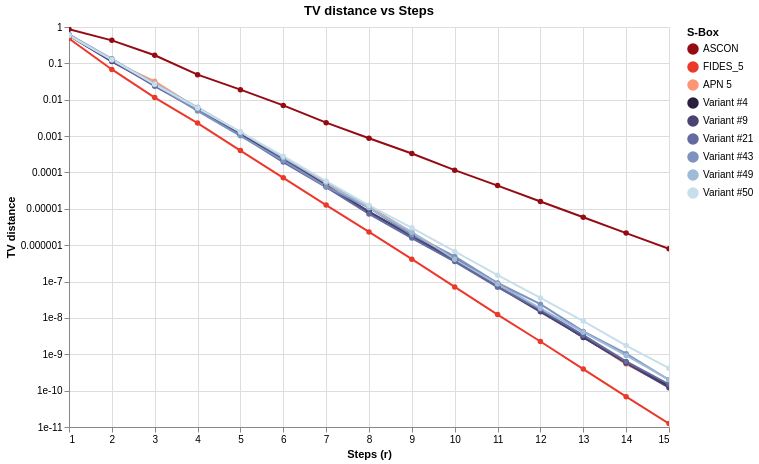

The notebook cell this image was saved under:
### Code cell
chart_tv = compare_tv_distance_altair(
    specs,
    r_values=list(range(1,16)),
    log_scale=True,
    detail=False
)
chart_tv

### Figure 1 — Vega-Lite specification as saved in the notebook (floating-point values rounded to 4 significant figures; data arrays with more than 128 entries replaced by an {"elided": "..."} marker saying what was removed)
{"config": {"view": {"continuousWidth": 300, "continuousHeight": 300}}, "data": {"name": "data-e62fe409e68fa0b50261928997186a60"}, "mark": {"type": "line", "point": true}, "encoding": {"color": {"field": "S-Box", "legend": {"title": "S-Box"}, "scale": {"domain": ["ASCON", "FIDES_5", "APN 5", "Variant #4", "Variant #9", "Variant #21", "Variant #43", "Variant #49", "Variant #50"], "range": ["#940b13", "#ec382b", "#fc9576", "#2b1f3e", "#494373", "#636a9f", "#7d92bf", "#9ebbd7", "#c7dfeb"]}, "type": "nominal"}, "tooltip": [{"field": "r", "type": "quantitative"}, {"field": "S-Box", "type": "nominal"}, {"field": "TV distance", "type": "quantitative"}], "x": {"field": "r", "title": "Steps (r)", "type": "quantitative"}, "y": {"field": "TV distance", "scale": {"type": "log"}, "title": "TV distance", "type": "quantitative"}}, "height": 400, "params": [{"name": "param_13", "select": {"type": "interval", "encodings": ["x", "y"]}, "bind": "scales"}], "title": "TV distance vs Steps", "width": 600, "$schema": "https://vega.github.io/schema/vega-lite/v5.20.1.json", "datasets": {"data-e62fe409e68fa0b50261928997186a60": {"elided": "135 records"}}}
